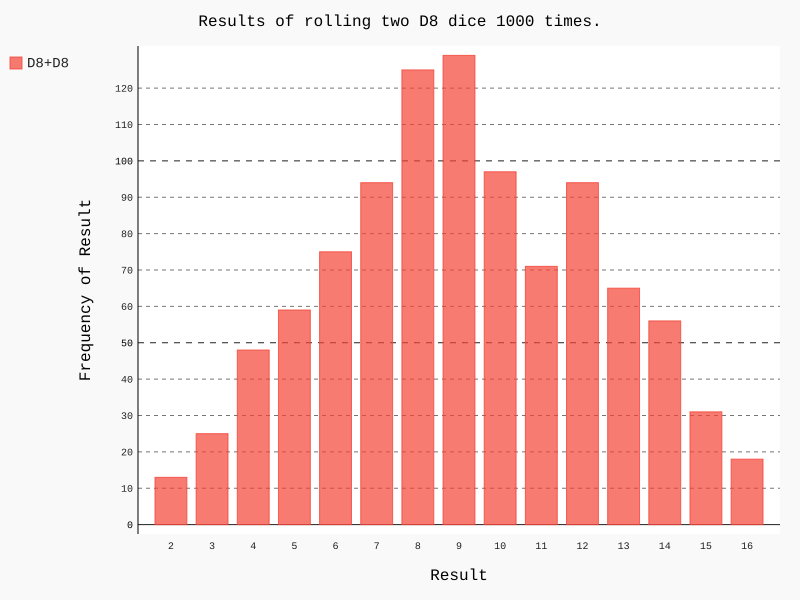

The script that drew this image:
# -*- coding: utf-8 -*-
"""
Created on Fri Jun 15 22:20:42 2018

@author: Ju-Un Park
"""

# Create a simulation showing what happens if you roll two eight-sided dice 1000 times.

import pygal
from die import Die

# Create two D6 dice.
die_1 = Die(8)
die_2 = Die(8)

# Make some rolls, and store results in a list.
results = []
for roll_num in range(1000):
    result = die_1.roll() + die_2.roll()
    results.append(result)
    
# Analyze the results.
frequencies = []
max_result = die_1.num_sides + die_2.num_sides
for value in range(2, max_result+1):
    frequency = results.count(value)
    frequencies.append(frequency)
    
# Visualize the results.
hist = pygal.Bar()

hist.title = "Results of rolling two D8 dice 1000 times."
hist.x_labels = [str(i) for i in range(2,max_result+1)]

hist.x_title = "Result"
hist.y_title = "Frequency of Result"

hist.add('D8+D8', frequencies) # ADD results in histogram
hist.render_to_file('ex_D8_dice_visual.svg')
